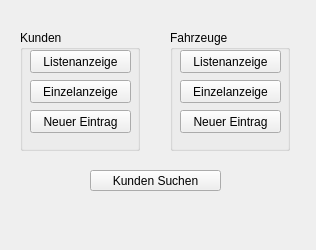
<?xml version="1.0" encoding="UTF-8"?>
<ui version="4.0">
 <class>MainWindow</class>
 <widget class="QMainWindow" name="MainWindow">
  <property name="geometry">
   <rect>
    <x>0</x>
    <y>0</y>
    <width>316</width>
    <height>250</height>
   </rect>
  </property>
  <property name="windowTitle">
   <string>Autovermietung 2030</string>
  </property>
  <widget class="QWidget" name="centralwidget">
   <widget class="QGroupBox" name="groupBox">
    <property name="geometry">
     <rect>
      <x>20</x>
      <y>30</y>
      <width>120</width>
      <height>121</height>
     </rect>
    </property>
    <property name="title">
     <string>Kunden</string>
    </property>
    <widget class="QPushButton" name="buttonListenAnzeigeKunde">
     <property name="geometry">
      <rect>
       <x>10</x>
       <y>20</y>
       <width>101</width>
       <height>23</height>
      </rect>
     </property>
     <property name="text">
      <string>Listenanzeige</string>
     </property>
    </widget>
    <widget class="QPushButton" name="buttonEinzelAnzeigeKunde">
     <property name="geometry">
      <rect>
       <x>10</x>
       <y>50</y>
       <width>101</width>
       <height>23</height>
      </rect>
     </property>
     <property name="text">
      <string>Einzelanzeige</string>
     </property>
    </widget>
    <widget class="QPushButton" name="buttonNeuerEintragKunde">
     <property name="geometry">
      <rect>
       <x>10</x>
       <y>80</y>
       <width>101</width>
       <height>23</height>
      </rect>
     </property>
     <property name="text">
      <string>Neuer Eintrag</string>
     </property>
    </widget>
   </widget>
   <widget class="QGroupBox" name="groupBox_2">
    <property name="geometry">
     <rect>
      <x>170</x>
      <y>30</y>
      <width>120</width>
      <height>121</height>
     </rect>
    </property>
    <property name="title">
     <string>Fahrzeuge</string>
    </property>
    <widget class="QPushButton" name="buttonListenAnzeigeFahrzeug">
     <property name="geometry">
      <rect>
       <x>10</x>
       <y>20</y>
       <width>101</width>
       <height>23</height>
      </rect>
     </property>
     <property name="text">
      <string>Listenanzeige</string>
     </property>
    </widget>
    <widget class="QPushButton" name="buttonEinzelAnzeigeFahrzeug">
     <property name="geometry">
      <rect>
       <x>10</x>
       <y>50</y>
       <width>101</width>
       <height>23</height>
      </rect>
     </property>
     <property name="text">
      <string>Einzelanzeige</string>
     </property>
    </widget>
    <widget class="QPushButton" name="buttonNeuerEintragFahrzeug">
     <property name="geometry">
      <rect>
       <x>10</x>
       <y>80</y>
       <width>101</width>
       <height>23</height>
      </rect>
     </property>
     <property name="text">
      <string>Neuer Eintrag</string>
     </property>
    </widget>
   </widget>
   <widget class="QPushButton" name="buttonSucheKunde">
    <property name="geometry">
     <rect>
      <x>90</x>
      <y>170</y>
      <width>131</width>
      <height>21</height>
     </rect>
    </property>
    <property name="text">
     <string>Kunden Suchen</string>
    </property>
   </widget>
  </widget>
 </widget>
 <resources/>
 <connections/>
</ui>
